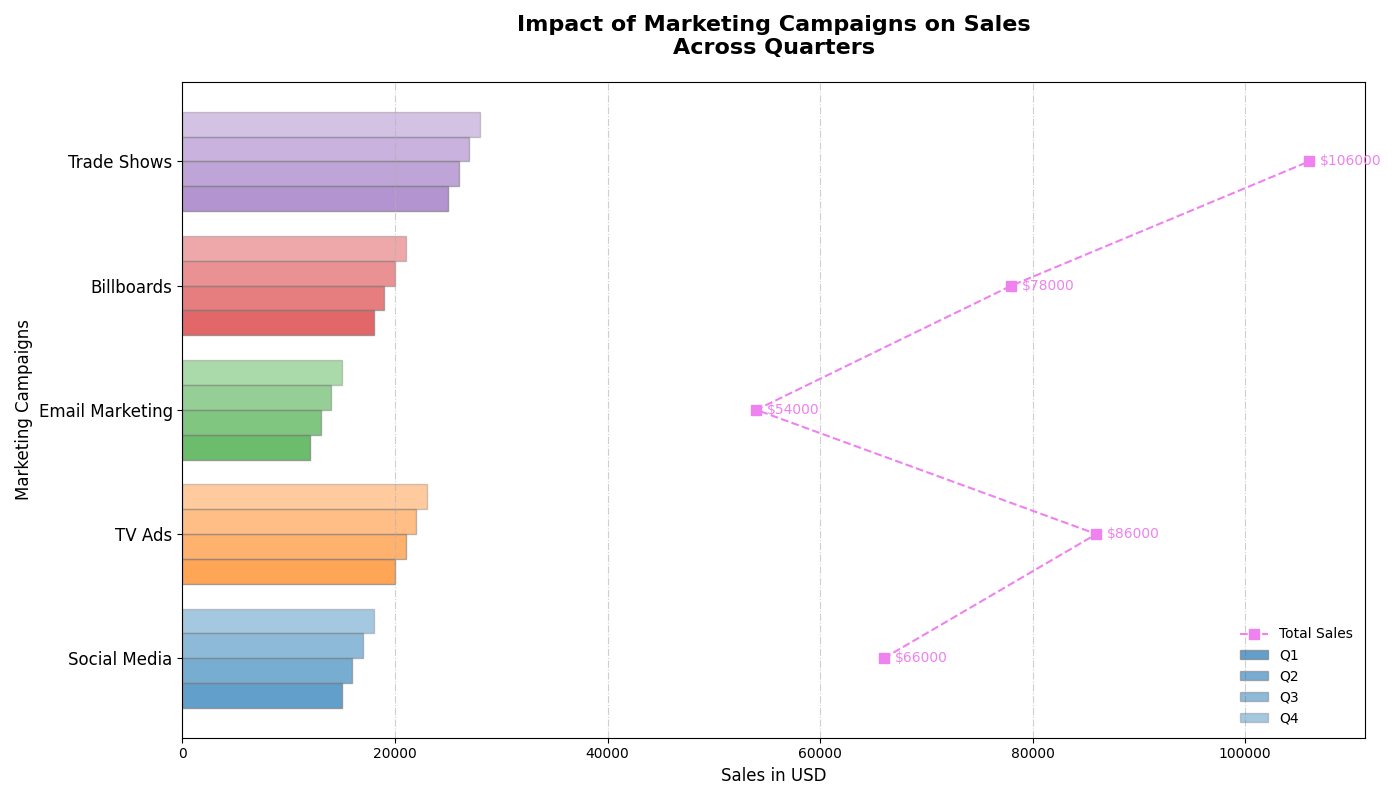

Generate this figure with Python:
import matplotlib.pyplot as plt
import numpy as np

# Define marketing campaigns and their impacts
campaigns = ['Social Media', 'TV Ads', 'Email Marketing', 'Billboards', 'Trade Shows']
Q1_sales = np.array([15000, 20000, 12000, 18000, 25000])
Q2_sales = np.array([16000, 21000, 13000, 19000, 26000])
Q3_sales = np.array([17000, 22000, 14000, 20000, 27000])
Q4_sales = np.array([18000, 23000, 15000, 21000, 28000])

# Calculate total sales
total_sales = Q1_sales + Q2_sales + Q3_sales + Q4_sales

# Define colors for each campaign
colors_campaigns = ['#1f77b4', '#ff7f0e', '#2ca02c', '#d62728', '#9467bd']

# Create the figure and axis
fig, ax = plt.subplots(figsize=(14, 8))

# Bar height and positions
bar_height = 0.2
positions = np.arange(len(campaigns))

# Plot the horizontal bar chart for each quarter
ax.barh(positions - 1.5*bar_height, Q1_sales, height=bar_height, color=colors_campaigns, edgecolor='grey', label='Q1', alpha=0.7)
ax.barh(positions - 0.5*bar_height, Q2_sales, height=bar_height, color=colors_campaigns, edgecolor='grey', label='Q2', alpha=0.6)
ax.barh(positions + 0.5*bar_height, Q3_sales, height=bar_height, color=colors_campaigns, edgecolor='grey', label='Q3', alpha=0.5)
ax.barh(positions + 1.5*bar_height, Q4_sales, height=bar_height, color=colors_campaigns, edgecolor='grey', label='Q4', alpha=0.4)

# Overlay line plot for total sales
ax.plot(total_sales, positions, color='violet', marker='s', linestyle='--', linewidth=1.5, markersize=7, label='Total Sales')

# Annotate each point on the line plot
for i, total_val in enumerate(total_sales):
    ax.text(total_val + 1000, i, f'${int(total_val)}', ha='left', va='center', fontsize=10, color='violet')

# Titles and labels
ax.set_title("Impact of Marketing Campaigns on Sales\nAcross Quarters", fontsize=16, fontweight='bold', pad=20)
ax.set_xlabel("Sales in USD", fontsize=12)
ax.set_ylabel("Marketing Campaigns", fontsize=12)

# Set y-ticks and labels
ax.set_yticks(positions)
ax.set_yticklabels(campaigns, fontsize=12)

# Add a grid style
ax.xaxis.grid(True, linestyle='-.', alpha=0.6)

# Update legend style
ax.legend(frameon=False, loc='best')

# Adjust the layout
plt.tight_layout()

# Show the plot
plt.show()
